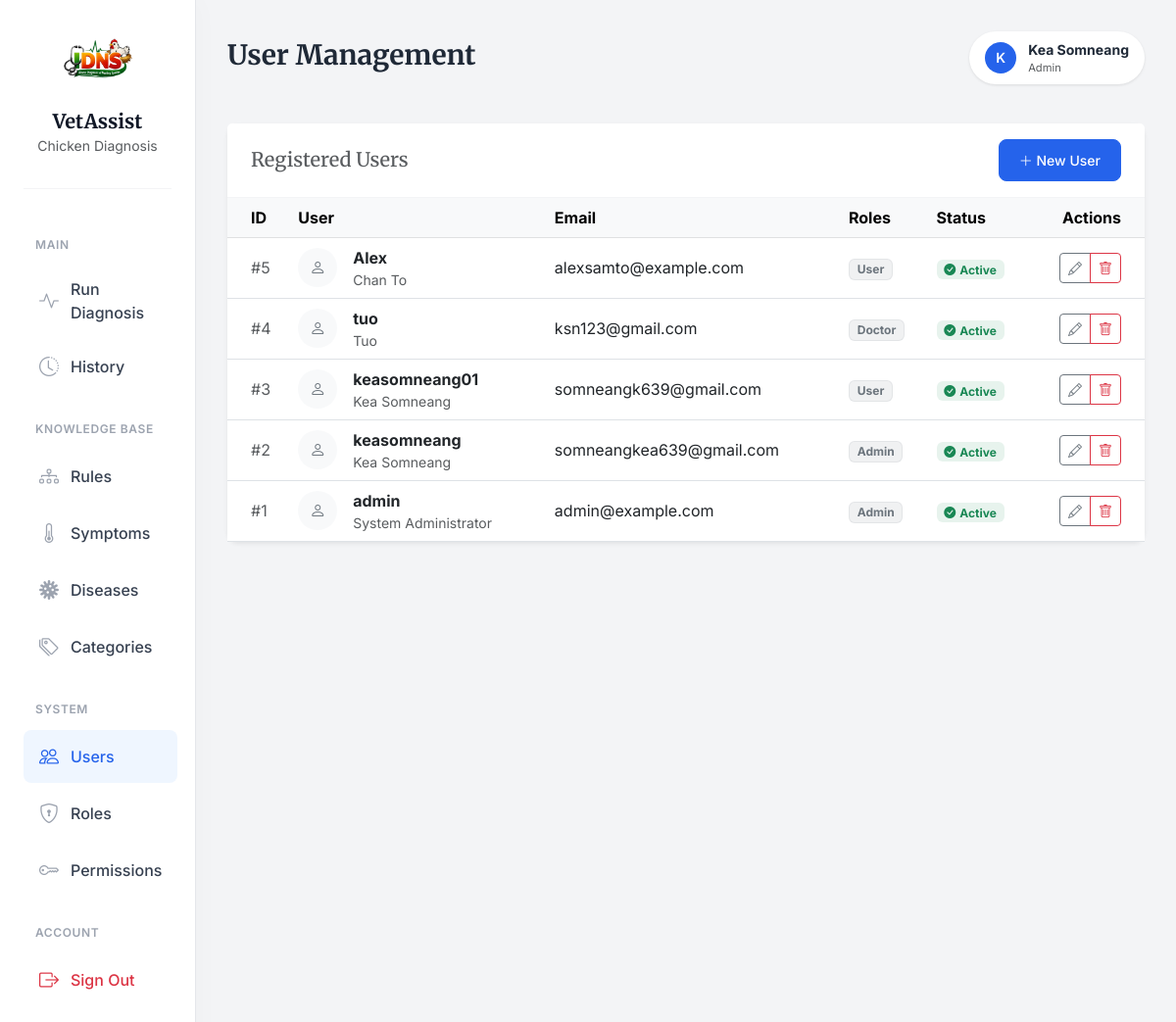
Page /users/ (signed in) on the committed database.
### app/models/user.py (models this page shows, shortened)
class UserTable(UserMixin, db.Model):
    __tablename__ = "tbl_users"
    id = db.Column(db.Integer, db.Sequence('seq_users_id'), primary_key=True)
    username = db.Column(db.String(80), unique=True, nullable=False)
    email = db.Column(db.String(120), unique=True, nullable=False)
    full_name = db.Column(db.String(120), nullable=False)
    is_active = db.Column(db.Boolean, default=True, nullable=False)
    password_hash = db.Column(db.String(255), nullable=False)
    created_at = db.Column(db.DateTime, default=datetime.utcnow, nullable=False)
    updated_at = db.Column(db.DateTime, default=datetime.utcnow, onupdate=datetime.utcnow, nullable=False)
    roles = db.relationship("RoleTable", secondary=tbl_user_roles, back_populates="users")
    def has_role(self, role_name: str) -> bool:
        return any(role.name == role_name for role in self.roles)

### app/models/role.py (models this page shows, shortened)
class RoleTable(db.Model):
    __tablename__= "tbl_roles"
    id = db.Column(db.Integer, db.Sequence('seq_roles_id'), primary_key=True)
    name = db.Column(db.String(80), unique=True, nullable=False)
    description = db.Column(db.String(255))
    created_at = db.Column(db.DateTime, default=datetime.utcnow, nullable=False)
    updated_at = db.Column(db.DateTime, default=datetime.utcnow, onupdate=datetime.utcnow, nullable=False)
    users = db.relationship("UserTable", secondary=tbl_user_roles,back_populates="roles" )
    permissions = db.relationship("PermissionTable", secondary=tbl_role_permissions, back_populates="roles")

### app/routes/user_routes.py (the view)
@user_bp.route("/")
@login_required
def index():
    users = UserService.get_user_all()
    return render_template("users/index.html", users=users)

### app/services/user_service.py (called while the page is built)
    @staticmethod
    def get_user_all() -> List[UserTable]:
        return UserTable.query.order_by(UserTable.id.desc()).all()

### app/templates/users/index.html (shortened to what this page needs)
{% extends "layouts/base.html" %}
{% block page_title %}User Management{% endblock %}
{% block content %}
<div class="card shadow-sm">
    <div class="card-header bg-white py-3 d-flex justify-content-between align-items-center">
        <h5 class="mb-0 text-muted">Registered Users</h5>
        <a href="{{ url_for('tbl_users.create') }}" class="btn btn-primary btn-sm">
            <i class="bi bi-plus-lg"></i> New User
        </a>
    </div>
    <div class="table-responsive">
        <table class="table table-hover align-middle mb-0">
            <thead class="table-light">
                <tr>
                    <th class="ps-4">ID</th>
                    <th>User</th>
                    <th>Email</th>
                    <th>Roles</th>
                    <th>Status</th>
                    <th class="text-end pe-4">Actions</th>
                </tr>
            </thead>
            <tbody>
                {% for user in users %}
                <tr>
                    <td class="ps-4 text-muted">#{{ user.id }}</td>
                    <td>
                        <div class="d-flex align-items-center">
                            <div class="bg-light rounded-circle d-flex align-items-center justify-content-center me-3" style="width: 40px; height: 40px;">
                                <i class="bi bi-person text-secondary"></i>
                            </div>
                            <div>
                                <div class="fw-bold">{{ user.username }}</div>
                                <div class="small text-muted">{{ user.full_name }}</div>
                            </div>
                        </div>
                    </td>
                    <td>{{ user.email }}</td>
                    <td>
                        {% for role in user.roles %}
                            <span class="badge bg-secondary bg-opacity-10 text-secondary border border-secondary border-opacity-10">{{ role.name }}</span>
                        {% else %}
                            <span class="text-muted small fst-italic">No roles</span>
                        {% endfor %}
                    </td>
                    <td>
                        {% if user.is_active %}
                            <span class="badge bg-success bg-opacity-10 text-success"><i class="bi bi-check-circle-fill me-1"></i>Active</span>
                        {% else %}
                            <span class="badge bg-danger bg-opacity-10 text-danger"><i class="bi bi-x-circle-fill me-1"></i>Inactive</span>
                        {% endif %}
                    </td>
                    <td class="text-end pe-4">
                        <div class="btn-group">
                            <a href="{{ url_for('tbl_users.edit', user_id=user.id) }}" class="btn btn-sm btn-outline-secondary" title="Edit">
                                <i class="bi bi-pencil"></i>
                            </a>
                            <a href="{{ url_for('tbl_users.delete', user_id=user.id) }}" class="btn btn-sm btn-outline-danger" title="Delete">
                                <i class="bi bi-trash"></i>
                            </a>
                        </div>
                    </td>
                </tr>
                {% endfor %}
            </tbody>
        </table>
    </div>
</div>
{% endblock %}

### app/templates/layouts/base.html (shortened to what this page needs)
<!DOCTYPE html>
<html lang="en">
<head>
    <link href="https://cdn.jsdelivr.net/npm/bootstrap@5.3.0/dist/css/bootstrap.min.css" rel="stylesheet">
    <link rel="stylesheet" href="https://cdn.jsdelivr.net/npm/bootstrap-icons@1.11.3/font/bootstrap-icons.min.css">
</head>
<body>
    <div class="container-fluid">
        <div class="row">
            {% block sidebar %}
            <nav class="col-md-3 col-lg-2 d-md-block sidebar collapse" id="sidebarMenu">
                <div class="brand-section">
                    <img src="{{ url_for('static', filename='images/logo1.png') }}" alt="VetAssist Logo" class="brand-logo">
                    <h5 class="brand-font fw-bold mb-0">VetAssist</h5>
                    <small class="text-muted">Chicken Diagnosis</small>
                </div>
                <div class="position-sticky pt-2">
                    {% if current_user.is_authenticated %}
                        <div class="nav-section-label">Main</div>
                        <ul class="nav flex-column">
                            <li class="nav-item">
                                <a class="nav-link {% if 'expert_system.diagnose' in request.endpoint %}active{% endif %}" href="{{ url_for('expert_system.diagnose') }}">
                                    <i class="bi bi-activity"></i>
                                    Run Diagnosis
                                </a>
                            </li>
                            <li class="nav-item">
                                <a class="nav-link {% if 'expert_system.cases' in request.endpoint %}active{% endif %}" href="{{ url_for('expert_system.cases_index') }}">
                                    <i class="bi bi-clock-history"></i> History
                                </a>
                            </li>
                        </ul>
                        {% if current_user.has_role('Admin') or current_user.has_role('Doctor') %}
                        <div class="nav-section-label">Knowledge Base</div>
                        <ul class="nav flex-column">
                            <li class="nav-item">
                                <a class="nav-link {% if 'expert_system.rules' in request.endpoint %}active{% endif %}" href="{{ url_for('expert_system.rules_index') }}">
                                    <i class="bi bi-diagram-3"></i> Rules
                                </a>
                            </li>
                            <li class="nav-item">
                                <a class="nav-link {% if 'expert_system.symptoms' in request.endpoint %}active{% endif %}" href="{{ url_for('expert_system.symptoms_index') }}">
                                    <i class="bi bi-thermometer-half"></i> Symptoms
                                </a>
                            </li>
                            <li class="nav-item">
                                <a class="nav-link {% if 'expert_system.diseases' in request.endpoint %}active{% endif %}" href="{{ url_for('expert_system.diseases_index') }}">
                                    <i class="bi bi-virus"></i> Diseases
                                </a>
                            </li>
                            <li class="nav-item">
                                <a class="nav-link {% if 'expert_system.categories' in request.endpoint %}active{% endif %}" href="{{ url_for('expert_system.categories_index') }}">
                                    <i class="bi bi-tags"></i> Categories
                                </a>
                            </li>
                        </ul>
                        {% endif %}
                        {% if current_user.has_role('Admin') %}
                        <div class="nav-section-label">System</div>
                        <ul class="nav flex-column">
                            <li class="nav-item">
                                <a class="nav-link {% if 'tbl_users' in request.endpoint %}active{% endif %}" href="{{ url_for('tbl_users.index') }}">
                                    <i class="bi bi-people"></i> Users
                                </a>
                            </li>
                            <li class="nav-item">
                                <a class="nav-link {% if 'tbl_roles' in request.endpoint %}active{% endif %}" href="{{ url_for('tbl_roles.index') }}">
                                    <i class="bi bi-shield-lock"></i> Roles
                                </a>
                            </li>
                            <li class="nav-item">
                                <a class="nav-link {% if 'tbl_permissions' in request.endpoint %}active{% endif %}" href="{{ url_for('tbl_permissions.index') }}">
                                    <i class="bi bi-key"></i> Permissions
                                </a>
                            </li>
                        </ul>
                        {% endif %}
                        <div class="nav-section-label">Account</div>
                        <ul class="nav flex-column mb-4">
                            <li class="nav-item">
                                <a class="nav-link text-danger" href="{{ url_for('auth.logout') }}">
                                    <i class="bi bi-box-arrow-right text-danger"></i> Sign Out
                                </a>
                            </li>
                        </ul>
                    {% endif %}
                </div>
            </nav>
            {% endblock %}
            <main class="{% block main_class %}col-md-9 ms-sm-auto col-lg-10{% endblock %} content-wrapper">
                <div class="page-header">
                    <div>
                        <h2 class="h3 fw-bold mb-1">{% block page_title %}{% endblock %}</h2>
                    </div>
                    {% if current_user.is_authenticated %}
                    <div class="user-profile">
                        <div class="user-avatar">
                            {{ current_user.username[0] | upper }}
                        </div>
                        <div class="d-none d-sm-block">
                            <div class="fw-bold small">{{ current_user.full_name }}</div>
                            <div class="text-muted" style="font-size: 0.7rem;">{{ current_user.roles[0].name if current_user.roles else 'User' }}</div>
                        </div>
                    </div>
                    {% endif %}
                </div>
                {% block content %}{% endblock %}
            </main>
        </div>
    </div>
</body>
</html>

### app/templates/layouts/base.html (style rules this page uses)
:root { --bg-body: #f3f4f6; --text-main: #1f2937; --text-muted: #6b7280; --primary-color: #2563eb; --primary-hover: #1d4ed8; --sidebar-bg: #ffffff; --sidebar-text: #374151; --sidebar-active-bg: #eff6ff; --sidebar-active-text: #2563eb; --card-shadow: 0 4px 6px -1px rgba(0, 0, 0, 0.1), 0 2px 4px -1px rgba(0, 0, 0, 0.06); --border-radius: 0.75rem; }
body { font-family: 'Inter', sans-serif; background-color: var(--bg-body); color: var(--text-main); -webkit-font-smoothing: antialiased; }
h1, h2, h3, h4, h5, .brand-font { font-family: 'Merriweather', serif; color: #111827; }
.sidebar { background-color: var(--sidebar-bg); border-right: 1px solid #e5e7eb; min-height: 100vh; padding: 1.5rem; box-shadow: 4px 0 24px rgba(0,0,0,0.02); }
.brand-section { padding-bottom: 2rem; margin-bottom: 1rem; border-bottom: 1px solid #f3f4f6; text-align: center; }
.brand-logo { max-width: 100%; height: auto; max-height: 80px; margin-bottom: 0.5rem; }
.nav-section-label { font-size: 0.75rem; font-weight: 600; text-transform: uppercase; letter-spacing: 0.05em; color: #9ca3af; margin-top: 1.5rem; margin-bottom: 0.75rem; padding-left: 0.75rem; }
.nav-link { color: var(--sidebar-text); padding: 0.75rem 1rem; border-radius: 0.5rem; margin-bottom: 0.25rem; font-weight: 500; display: flex; align-items: center; transition: all 0.2s ease; }
.nav-link i { font-size: 1.25rem; margin-right: 0.75rem; color: #9ca3af; transition: color 0.2s; }
.nav-link.active { background-color: var(--sidebar-active-bg); color: var(--sidebar-active-text); }
.nav-link.active i { color: var(--sidebar-active-text); }
.content-wrapper { padding: 2rem; }
.page-header { margin-bottom: 2.5rem; display: flex; justify-content: space-between; align-items: center; }
.user-profile { display: flex; align-items: center; gap: 0.75rem; padding: 0.5rem 1rem; background: white; border-radius: 2rem; box-shadow: 0 1px 3px rgba(0,0,0,0.1); }
.user-avatar { width: 32px; height: 32px; background-color: var(--primary-color); color: white; border-radius: 50%; display: flex; align-items: center; justify-content: center; font-weight: 600; font-size: 0.875rem; }
.card { background: white; border: none; border-radius: var(--border-radius); box-shadow: var(--card-shadow); transition: transform 0.2s ease, box-shadow 0.2s ease; }
.card-header { background: transparent; border-bottom: 1px solid #f3f4f6; padding: 1.25rem 1.5rem; }
.btn-primary { background-color: var(--primary-color); border-color: var(--primary-color); padding: 0.625rem 1.25rem; border-radius: 0.5rem; font-weight: 500; }

### rows in the picture
UserTable: username "K", full_name "Kea Somneang", id "2", username "keasomneang", email "somneangkea639@gmail.com", is_active True (drawn)
RoleTable: name "Admin"
UserTable: id "5", username "Alex", full_name "Chan To", email "alexsamto@example.com", is_active True (drawn)
RoleTable: name "User"
UserTable: id "4", username "tuo", full_name "Tuo", email "ksn123@gmail.com", is_active True (drawn)
RoleTable: name "Doctor"
UserTable: id "3", username "keasomneang01", full_name "Kea Somneang", email "somneangk639@gmail.com", is_active True (drawn)
UserTable: id "1", username "admin", full_name "System Administrator", email "admin@example.com", is_active True (drawn)
